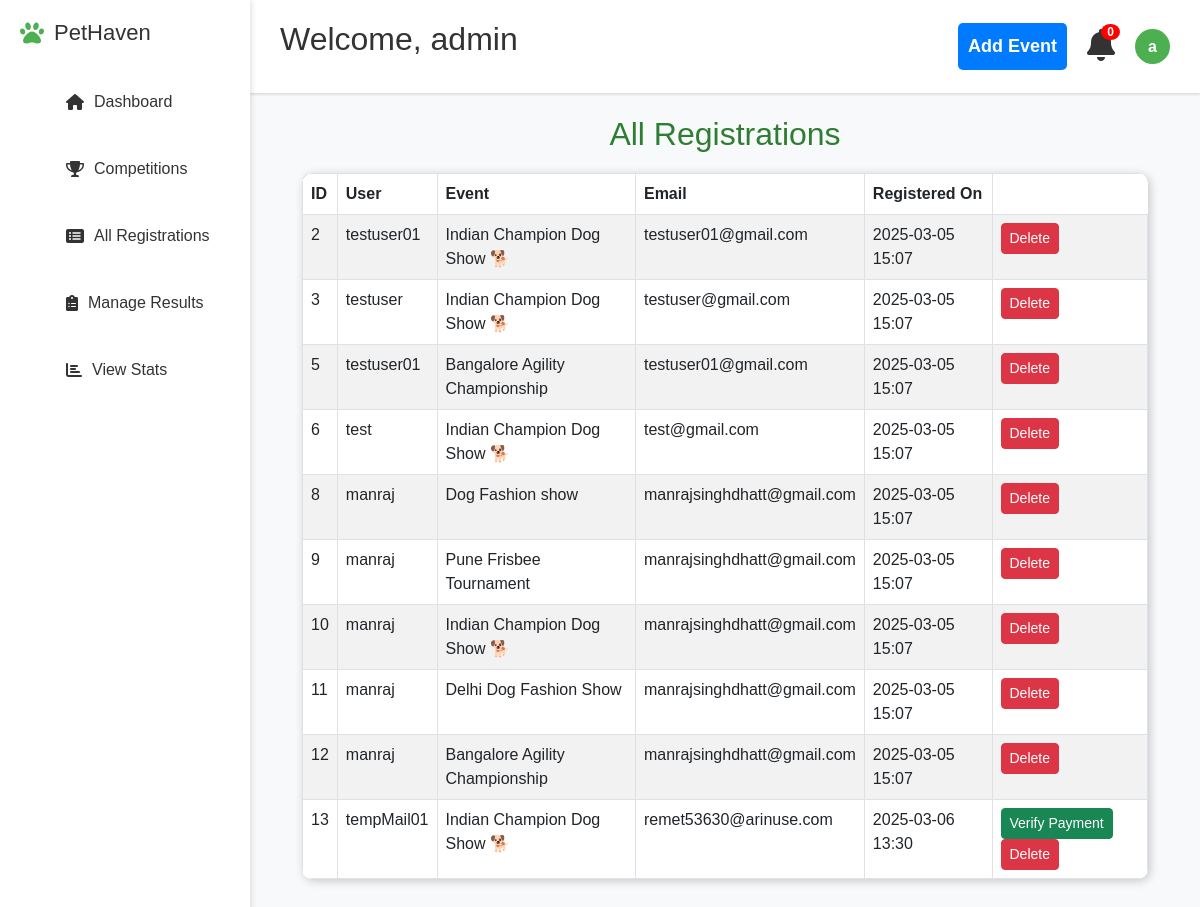
/all-registrations (signed in), run on an earlier commit of the app's database.
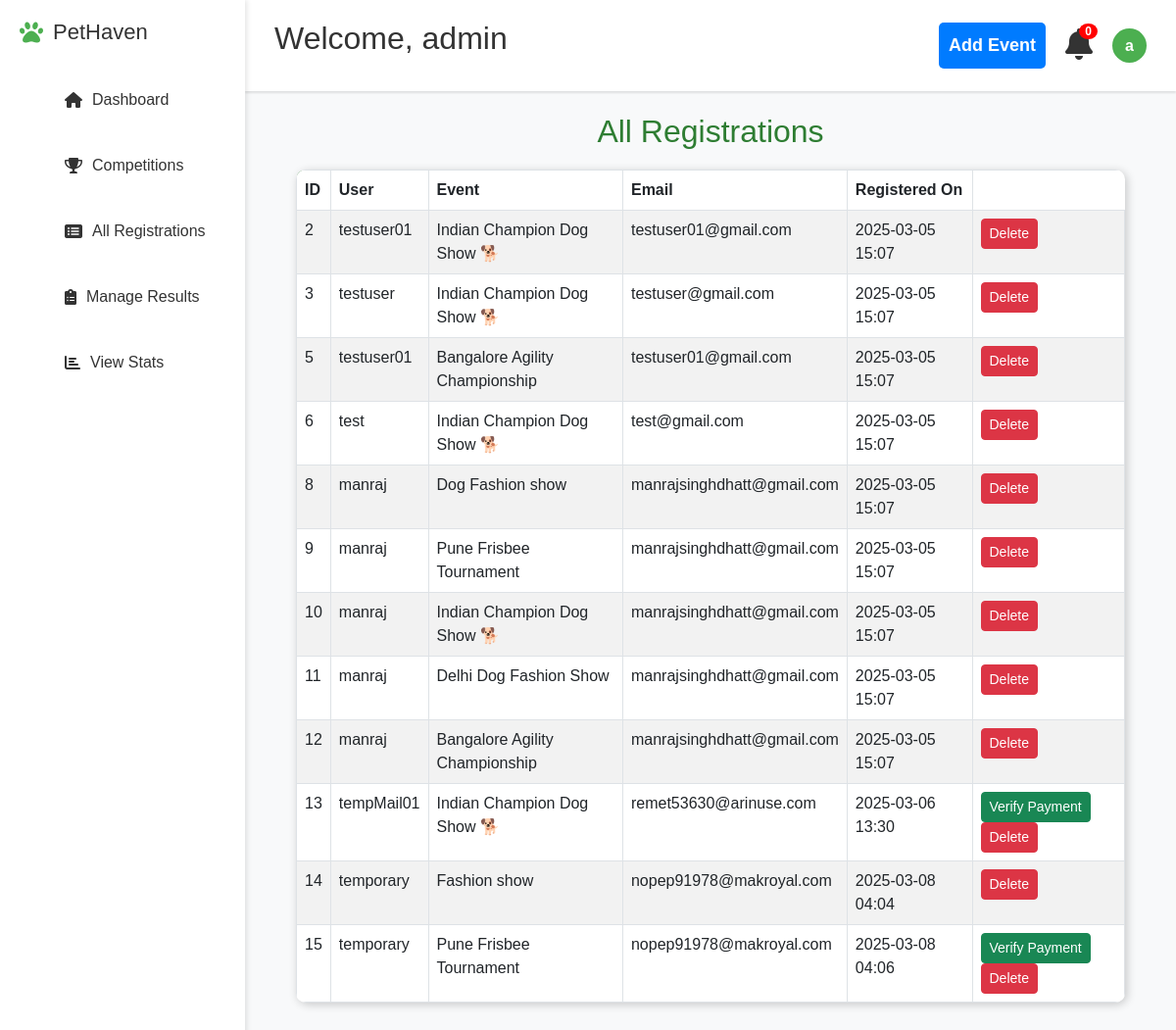
And on a later commit of the database.
### models.py (models this page shows)
class Registration(db.Model):
    id = db.Column(db.Integer, primary_key=True)
    user_id = db.Column(db.Integer, db.ForeignKey('user.id'), nullable=False)
    event_id = db.Column(db.Integer, db.ForeignKey('event.id'), nullable=False)
    pet_name = db.Column(db.String(100), nullable=False)
    pet_type = db.Column(db.String(100), nullable=False)
    pet_age=db.Column(db.Integer,nullable=False)
    paid = db.Column(db.Boolean, default=False)
    timestamp = db.Column(db.DateTime, default=lambda: datetime.now(timezone.utc))
    event = db.relationship('Event', backref=db.backref('registrations', lazy=True))
    user = db.relationship('User', backref=db.backref('registrations', lazy=True))

class User(db.Model, UserMixin):
    id = db.Column(db.Integer, primary_key=True)
    username = db.Column(db.String(100), unique=True, nullable=False)
    email = db.Column(db.String(120), unique=True, nullable=False)
    password = db.Column(db.String(60), nullable=False)
    is_admin = db.Column(db.Boolean, default=False)

class Event(db.Model):
    id = db.Column(db.Integer, primary_key=True)
    title = db.Column(db.String(200), nullable=False)
    description = db.Column(db.Text, nullable=False)
    date = db.Column(db.String(50), nullable=False)
    location=db.Column(db.String(250),nullable=False)
    prizes=db.Column(db.String(200),nullable=False)
    eligibility=db.Column(db.String(250),nullable=False)
    fee = db.Column(db.Float, default=500)
    image_filename = db.Column(db.String(200), nullable=False, default="default.jpg")

### app.py (the view)
@app.route('/all-registrations')
@login_required
def all_registrations():
    if not current_user.is_admin:
        flash("Unauthorized access!", "danger")
        return redirect(url_for('home'))
    registrations = Registration.query.all()  # Fetch all registrations
    return render_template('all_registrations.html', registrations=registrations)

### app.py (called while the page is built)
@login_manager.user_loader
def load_user(user_id):
    return db.session.get(User, int(user_id))

### templates/all_registrations.html
{% extends "base.html" %}
{% block content %}
<div class="container">
    <h2 class="text-center" style="color: #2e7d32;">All Registrations</h2>
    <table class="table table-striped table-bordered">
        <thead class="thead-dark">
            <tr>
                <th>ID</th>
                <th>User</th>
                <th>Event</th>
                <th>Email</th>
                <th>Registered On</th>
            </tr>
        </thead>
        <tbody>
            {% for reg in registrations %}
            <tr>
                <td>{{ reg.id }}</td>
                <td>{{ reg.user.username }}</td>
                <td>{{ reg.event.title }}</td>
                <td>{{ reg.user.email }}</td>
                <td>
                    {% if reg.timestamp %}
                        {{ reg.timestamp.strftime('%Y-%m-%d %H:%M') }}
                    {% else %}
                        N/A
                    {% endif %}
                    <td>
                        {% if not reg.paid %}
                            <a href="{{ url_for('verify_payment', registration_id=reg.id) }}" class="btn btn-success btn-sm">Verify Payment</a>
                        {% endif %}
                        <a href="{{ url_for('delete_registration', registration_id=reg.id) }}" class="btn btn-danger btn-sm">Delete</a>
                    </td>
                </td>
            </tr>
            {% endfor %}
        </tbody>
    </table>
</div>
{% endblock %}

What changed in the data, as far as the page shows it:
added Registration: id "14", user.username "temporary", event "Fashion show", user.email "nopep91978@makroyal.com", timestamp "2025-03-08 04:04"
added Registration: id "15", user.username "temporary", event "Pune Frisbee Tournament", user.email "nopep91978@makroyal.com", timestamp "2025-03-08 04:06"
